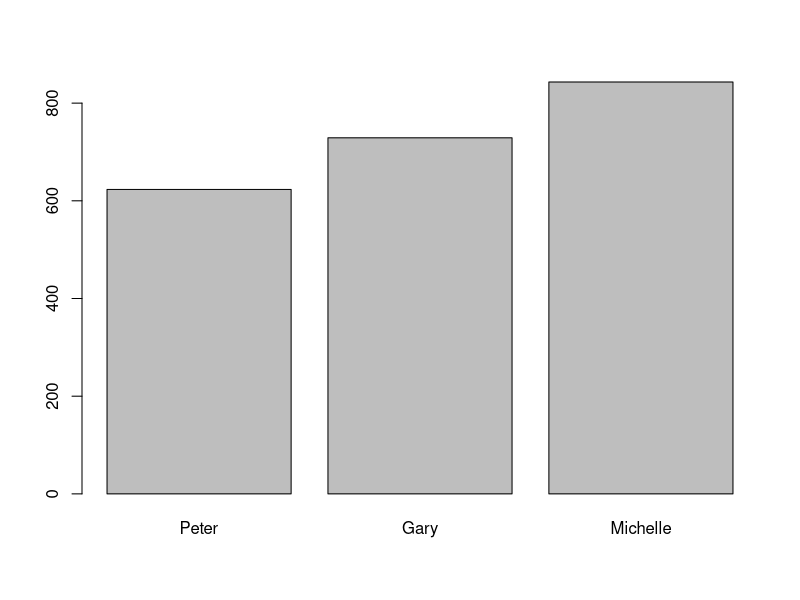
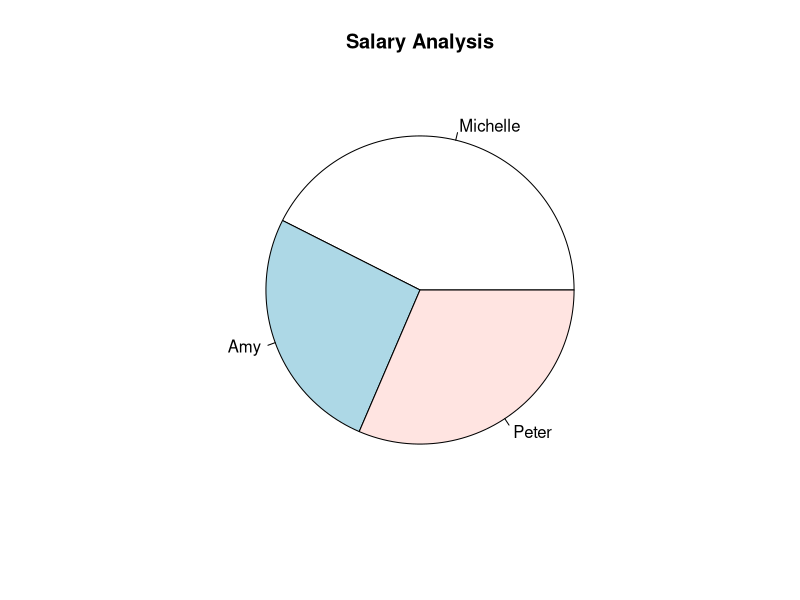

Here is the R script that generated these plots, in order:
#Q1
matrix1 <- matrix(c(7,2,9,4,12,13),2,3)
matrix2 <- matrix(c(1,2,3,7,8,9,12,13,14,19,20,21),3,4)
resultingmatrix <- matrix1 %*% matrix2
matrix1
matrix2
resultingmatrix

#Q2
#a.
Data_Frame1 <- data.frame(id = c(1,2,3,4,5), name = c("Peter","Amy","Ryan","Gary","Michelle"), salary = c(623.30,515.20,611.00,729.00,843.25))
Data_Frame1

#b.
Data_Frame2 <- cbind(Data_Frame1, department = c("IT","Finance","Computer Science","Law","Medicine"))
Data_Frame2

#c.
Data_Frame2[c(1,3,5),c(2,3)]

#d.
x <- Data_Frame2[c(1,4,5),2]
y <- Data_Frame2[c(1,4,5),3]
barplot(y, names.arg = x)

#e.
maxsalary <- max(Data_Frame2$salary)
maxsalary #Michelle
minsalary <- min(Data_Frame2$salary)
minsalary #Amy
medsalary <- median(Data_Frame2$salary)
medsalary #Peter
x <- c(maxsalary,minsalary,medsalary)
mylabel <- c("Michelle","Amy","Peter")
pie(x, label = mylabel, main = "Salary Analysis")